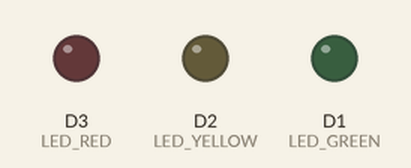
The sketch below on a simulated ESP8266 (NodeMCU). On the bench: output pins drawn as LEDs (lit = HIGH).

Above: at 2.2 s.
At 3.95 s:
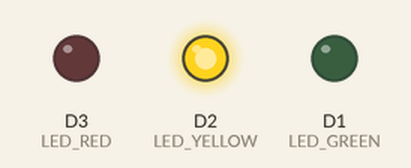
At 5.85 s:
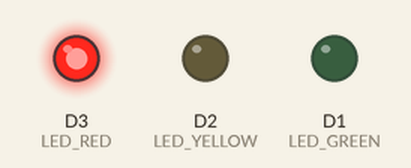
At 9.35 s:
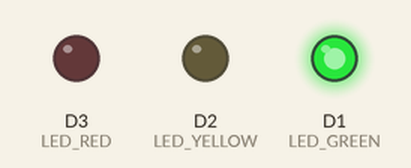
Timing chart, 0 to 9.8 s (numbered marks = the images above):
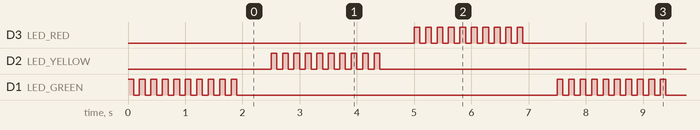

The sketch:

Control_application.ino
```cpp
// 함수 정의
// int nextLED(int);
void callGreen();
void callYellow();
void callRed();

const int SWITCH = D4;
const int LED_GREEN = D1;
const int LED_YELLOW = D2;
const int LED_RED = D3;

int count;

void setup()
{
  Serial.begin(115200);

  pinMode(SWITCH, INPUT);
  pinMode(LED_GREEN, OUTPUT);
  pinMode(LED_YELLOW, OUTPUT);
  pinMode(LED_RED, OUTPUT);

  count = 0;
}

void loop()
{
  count++;
  switch (count)
  {
    case 1:
      callGreen();
      break;
    case 2:
      callYellow();
      break;
    case 3:
      callRed();
      count = 0;
      break;
  }
  delay(500);
}

void callGreen()
{
  for (int i = 0; i < 10; i++)
  {
    digitalWrite(LED_GREEN, HIGH);
    delay(100);
    digitalWrite(LED_GREEN, LOW);
    delay(100);
  }
}

void callYellow()
{
  for (int i = 0; i < 10; i++)
  {
    digitalWrite(LED_YELLOW, HIGH);
    delay(100);
    digitalWrite(LED_YELLOW, LOW);
    delay(100);
  }
}

void callRed()
{
  for (int i = 0; i < 10; i++)
  {
    digitalWrite(LED_RED, HIGH);
    delay(100);
    digitalWrite(LED_RED, LOW);
    delay(100);
  }
}
```

Measured:
- by itself, D3 (LED_RED), D2 (LED_YELLOW), D1 (LED_GREEN): repeats every 7.5 s: 9 × (LOW 0.10 s, HIGH 0.10 s), LOW 5.6 s, HIGH 0.10 s
- by itself, everything shown: repeats every 7.5 s, in 24 steps
